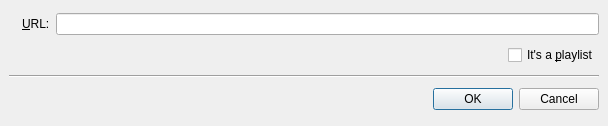
<ui version="4.0" >
 <class>InputURL</class>
 <widget class="QDialog" name="InputURL" >
  <property name="geometry" >
   <rect>
    <x>0</x>
    <y>0</y>
    <width>608</width>
    <height>126</height>
   </rect>
  </property>
  <property name="windowTitle" >
   <string>SMPlayer - Enter URL</string>
  </property>
  <property name="windowIcon" >
   <iconset/>
  </property>
  <layout class="QGridLayout" >
   <property name="margin" >
    <number>9</number>
   </property>
   <property name="spacing" >
    <number>6</number>
   </property>
   <item row="1" column="1" >
    <layout class="QHBoxLayout" >
     <property name="margin" >
      <number>0</number>
     </property>
     <property name="spacing" >
      <number>6</number>
     </property>
     <item>
      <spacer>
       <property name="orientation" >
        <enum>Qt::Horizontal</enum>
       </property>
       <property name="sizeHint" >
        <size>
         <width>40</width>
         <height>20</height>
        </size>
       </property>
      </spacer>
     </item>
     <item>
      <widget class="QCheckBox" name="playlist_check" >
       <property name="text" >
        <string>It's a &amp;playlist</string>
       </property>
      </widget>
     </item>
    </layout>
   </item>
   <item row="2" column="0" colspan="2" >
    <widget class="Line" name="line" >
     <property name="orientation" >
      <enum>Qt::Horizontal</enum>
     </property>
    </widget>
   </item>
   <item row="3" column="0" colspan="2" >
    <widget class="QDialogButtonBox" name="buttonBox" >
     <property name="orientation" >
      <enum>Qt::Horizontal</enum>
     </property>
     <property name="standardButtons" >
      <set>QDialogButtonBox::Cancel|QDialogButtonBox::NoButton|QDialogButtonBox::Ok</set>
     </property>
    </widget>
   </item>
   <item row="0" column="1" >
    <layout class="QHBoxLayout" >
     <property name="margin" >
      <number>0</number>
     </property>
     <property name="spacing" >
      <number>6</number>
     </property>
     <item>
      <widget class="QLabel" name="label" >
       <property name="text" >
        <string>&amp;URL:</string>
       </property>
       <property name="buddy" >
        <cstring>url_edit</cstring>
       </property>
      </widget>
     </item>
     <item>
      <widget class="QLineEdit" name="url_edit" />
     </item>
    </layout>
   </item>
   <item rowspan="2" row="0" column="0" >
    <widget class="QLabel" name="url_icon" >
     <property name="text" >
      <string/>
     </property>
     <property name="pixmap" >
      <pixmap resource="icons.qrc" >:/icons-png/url_big.png</pixmap>
     </property>
    </widget>
   </item>
  </layout>
 </widget>
 <resources>
  <include location="icons.qrc" />
 </resources>
 <connections>
  <connection>
   <sender>buttonBox</sender>
   <signal>accepted()</signal>
   <receiver>InputURL</receiver>
   <slot>accept()</slot>
   <hints>
    <hint type="sourcelabel" >
     <x>248</x>
     <y>254</y>
    </hint>
    <hint type="destinationlabel" >
     <x>157</x>
     <y>274</y>
    </hint>
   </hints>
  </connection>
  <connection>
   <sender>buttonBox</sender>
   <signal>rejected()</signal>
   <receiver>InputURL</receiver>
   <slot>reject()</slot>
   <hints>
    <hint type="sourcelabel" >
     <x>316</x>
     <y>260</y>
    </hint>
    <hint type="destinationlabel" >
     <x>286</x>
     <y>274</y>
    </hint>
   </hints>
  </connection>
 </connections>
</ui>
